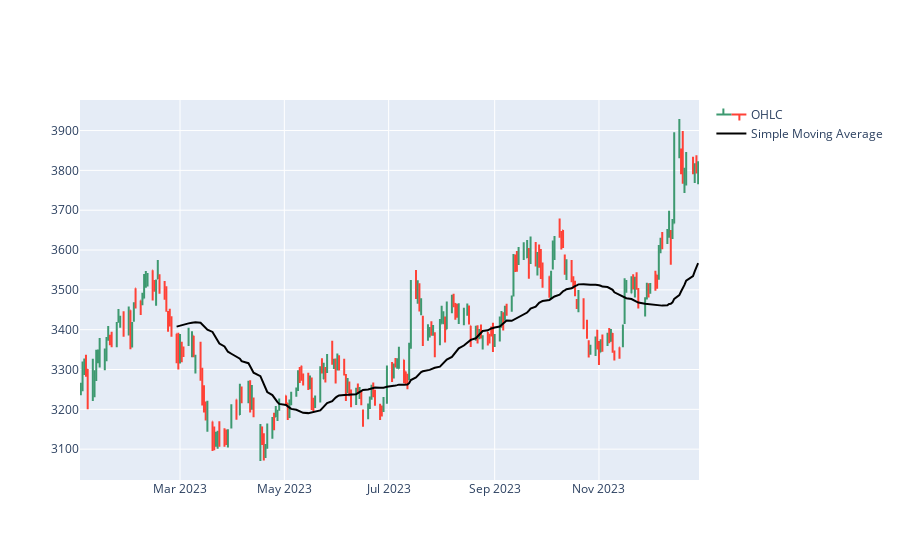

This figure's notebook cell:
### Code cell
# plotting SMA agains the price movement
fn.plot_ohlc_ma(dataframe=sma,feature_name='SIMPLE_MA_40',name='Simple Moving Average',linecolor='black')

### Figure 1 — Plotly figure (JSON) as saved in the notebook; plotly's stock layout.template omitted (floating-point values rounded to 4 significant figures; data arrays with more than 128 entries replaced by an {"elided": "..."} marker saying what was removed)
{"data": [{"close": {"elided": "245 float values"}, "high": {"elided": "245 float values"}, "low": {"elided": "245 float values"}, "name": "OHLC", "open": {"elided": "245 float values"}, "type": "ohlc", "x": {"elided": "245 str values"}}, {"line": {"color": "black"}, "mode": "lines", "name": "Simple Moving Average", "type": "scatter", "x": {"elided": "245 str values"}, "y": {"elided": "245 float values"}}], "layout": {"xaxis": {"rangeslider": {"visible": false}}}}
